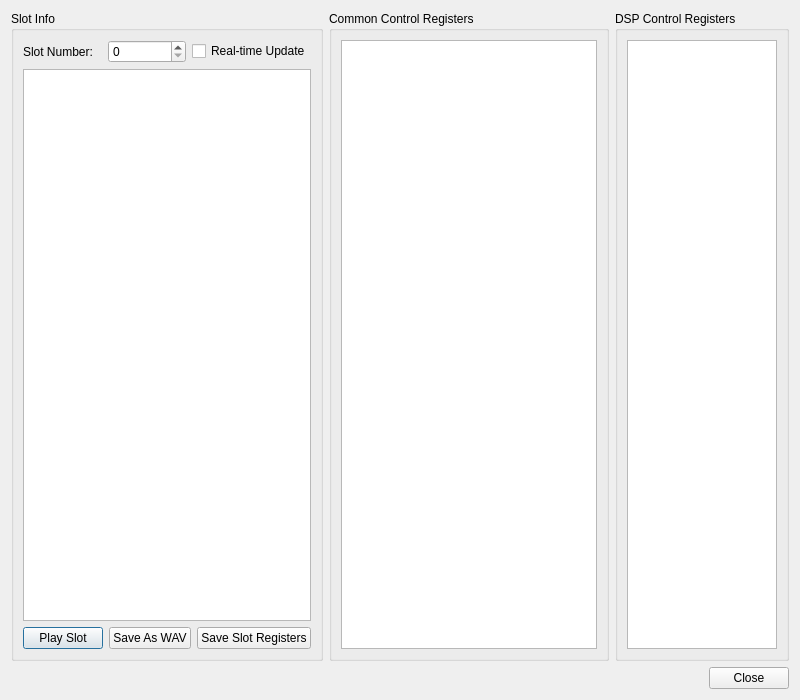
<?xml version="1.0" encoding="UTF-8"?>
<ui version="4.0">
 <class>UIDebugSCSP</class>
 <widget class="QDialog" name="UIDebugSCSP">
  <property name="geometry">
   <rect>
    <x>0</x>
    <y>0</y>
    <width>800</width>
    <height>700</height>
   </rect>
  </property>
  <property name="windowTitle">
   <string>Debug SCSP</string>
  </property>
  <layout class="QVBoxLayout" name="verticalLayout_12">
   <item>
    <layout class="QHBoxLayout" name="horizontalLayout_6">
     <item>
      <widget class="QGroupBox" name="gbSlotInfo">
       <property name="title">
        <string>Slot Info</string>
       </property>
       <layout class="QVBoxLayout" name="verticalLayout">
        <item>
         <layout class="QHBoxLayout" name="horizontalLayout">
          <item>
           <widget class="QLabel" name="label">
            <property name="text">
             <string>Slot Number:</string>
            </property>
           </widget>
          </item>
          <item>
           <widget class="QSpinBox" name="sbSlotNumber"/>
          </item>
          <item>
           <widget class="QCheckBox" name="cbRealtimeUpdate">
            <property name="text">
             <string>Real-time Update</string>
            </property>
            <property name="toolTip">
             <string>Enable real-time monitoring of slot state (30 FPS)</string>
            </property>
           </widget>
          </item>
         </layout>
        </item>
        <item>
         <widget class="QPlainTextEdit" name="pteSlotInfo">
          <property name="minimumSize">
           <size>
            <width>0</width>
            <height>500</height>
           </size>
          </property>
          <property name="readOnly">
           <bool>true</bool>
          </property>
         </widget>
        </item>
        <item>
         <layout class="QHBoxLayout" name="horizontalLayout_3">
          <item>
           <widget class="QPushButton" name="pbPlaySlot">
            <property name="text">
             <string>Play Slot</string>
            </property>
           </widget>
          </item>
          <item>
           <widget class="QPushButton" name="pbSaveAsWav">
            <property name="text">
             <string>Save As WAV</string>
            </property>
           </widget>
          </item>
          <item>
           <widget class="QPushButton" name="pbSaveSlotRegisters">
            <property name="text">
             <string>Save Slot Registers</string>
            </property>
           </widget>
          </item>
         </layout>
        </item>
       </layout>
      </widget>
     </item>
     <item>
      <widget class="QGroupBox" name="gbCommonControlRegisters">
       <property name="title">
        <string>Common Control Registers</string>
       </property>
       <layout class="QVBoxLayout" name="verticalLayout_11">
        <item>
         <widget class="QPlainTextEdit" name="pteCommonControlRegisters">
          <property name="sizePolicy">
           <sizepolicy hsizetype="MinimumExpanding" vsizetype="Expanding">
            <horstretch>0</horstretch>
            <verstretch>0</verstretch>
           </sizepolicy>
          </property>
          <property name="readOnly">
           <bool>true</bool>
          </property>
         </widget>
        </item>
       </layout>
      </widget>
     </item>
     <item>
      <layout class="QVBoxLayout" name="verticalLayout_9">
       <item>
        <widget class="QGroupBox" name="gbDSPControlRegisters">
         <property name="sizePolicy">
          <sizepolicy hsizetype="Preferred" vsizetype="Preferred">
           <horstretch>0</horstretch>
           <verstretch>0</verstretch>
          </sizepolicy>
         </property>
         <property name="title">
          <string>DSP Control Registers</string>
         </property>
         <layout class="QVBoxLayout" name="verticalLayout_5">
          <item>
           <layout class="QHBoxLayout" name="horizontalLayout_2">
            <item>
             <widget class="QListWidget" name="pteDSPControlRegisters"/>
            </item>
           </layout>
          </item>
         </layout>
        </widget>
       </item>
      </layout>
     </item>
    </layout>
   </item>
   <item>
    <layout class="QHBoxLayout" name="horizontalLayout_7">
     <item>
      <widget class="QDialogButtonBox" name="dbbButtons">
       <property name="standardButtons">
        <set>QDialogButtonBox::Close</set>
       </property>
      </widget>
     </item>
    </layout>
   </item>
  </layout>
 </widget>
 <resources/>
 <connections>
  <connection>
   <sender>dbbButtons</sender>
   <signal>rejected()</signal>
   <receiver>UIDebugSCSP</receiver>
   <slot>reject()</slot>
   <hints>
    <hint type="sourcelabel">
     <x>347</x>
     <y>321</y>
    </hint>
    <hint type="destinationlabel">
     <x>335</x>
     <y>376</y>
    </hint>
   </hints>
  </connection>
 </connections>
</ui>
